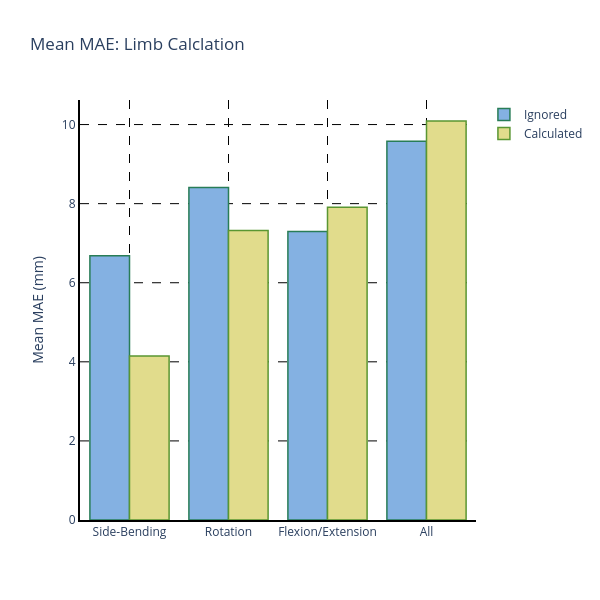

Notebook source saved alongside this figure:
### Code cell
# fig=px.histogram(trunk_limb,x="trunk",y="mae",color='limb', barmode='group')
fig = go.Figure()
metric="mae"

ignored_mae =trunk_limb.loc[(trunk_limb["limb"]=="Ignored"),metric ]
calculated_mae =trunk_limb.loc[(trunk_limb["limb"]=="Calculated"),metric ]


# fn_major =fn.loc[(fn["Axis"]=="Major") ]
# fn_minor =fn.loc[(fn["Axis"]=="Minor")]
color1b='rgb(40,125,87)'
color1a='rgb(132,177,226)'

color2b='rgb(90,150,50)'
color2a='rgb(225,220,140)'

fig.add_trace(go.Bar(name="Ignored",
    x=["Side-Bending","Rotation","Flexion/Extension","All"],
    y=ignored_mae,marker_color=color1a, marker_line_color=color1b,marker_line_width=1.5
))
fig.add_trace(go.Bar(name="Calculated",
    x=["Side-Bending","Rotation","Flexion/Extension","All"],
    y=calculated_mae,marker_color=color2a, marker_line_color=color2b,marker_line_width=1.5
))

fig.update_layout(height=600, width=600, title_text="Mean MAE: Limb Calclation")

layout = fig.update_layout(
    plot_bgcolor='rgba(0,0,0,0)'
)

fig.update_xaxes(showgrid=True, griddash='dash', minor_griddash="dot", gridcolor='Black')
fig.update_yaxes(showgrid=True,  griddash='dash',  gridcolor='Black')
fig.update_xaxes(showline=True, linewidth=2, linecolor='black')
fig.update_yaxes(showline=True, linewidth=2, linecolor='black')

fig.update_yaxes(title_text="Mean MAE (mm)")


fig.show()

### Figure 1 — Plotly figure (JSON) as saved in the notebook; plotly's stock layout.template omitted (floating-point values rounded to 4 significant figures)
{"data": [{"marker": {"color": "rgb(132,177,226)", "line": {"color": "rgb(40,125,87)", "width": 1.5}}, "name": "Ignored", "type": "bar", "x": ["Side-Bending", "Rotation", "Flexion/Extension", "All"], "y": [6.68, 8.41, 7.295, 9.575]}, {"marker": {"color": "rgb(225,220,140)", "line": {"color": "rgb(90,150,50)", "width": 1.5}}, "name": "Calculated", "type": "bar", "x": ["Side-Bending", "Rotation", "Flexion/Extension", "All"], "y": [4.145, 7.32, 7.91, 10.09]}], "layout": {"height": 600, "plot_bgcolor": "rgba(0,0,0,0)", "title": {"text": "Mean MAE: Limb Calclation"}, "width": 600, "xaxis": {"gridcolor": "Black", "griddash": "dash", "linecolor": "black", "linewidth": 2, "minor": {"griddash": "dot"}, "showgrid": true, "showline": true}, "yaxis": {"gridcolor": "Black", "griddash": "dash", "linecolor": "black", "linewidth": 2, "showgrid": true, "showline": true, "title": {"text": "Mean MAE (mm)"}}}}
